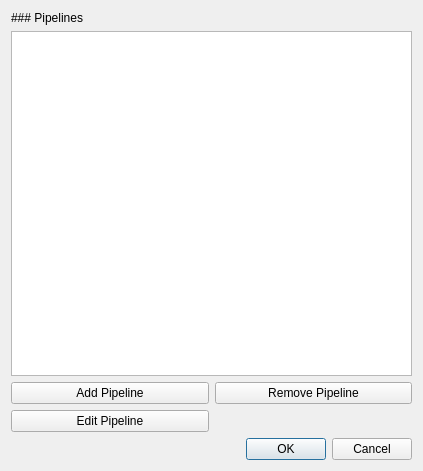
<?xml version="1.0" encoding="UTF-8"?>
<ui version="4.0">
 <class>PipelineListDialog</class>
 <widget class="QDialog" name="PipelineListDialog">
  <property name="geometry">
   <rect>
    <x>0</x>
    <y>0</y>
    <width>423</width>
    <height>471</height>
   </rect>
  </property>
  <property name="windowTitle">
   <string>Pipelines</string>
  </property>
  <layout class="QVBoxLayout" name="verticalLayout">
   <item>
    <widget class="QLabel" name="label">
     <property name="text">
      <string>### Pipelines</string>
     </property>
     <property name="textFormat">
      <enum>Qt::MarkdownText</enum>
     </property>
    </widget>
   </item>
   <item>
    <widget class="QListView" name="lst_pipelines">
     <property name="editTriggers">
      <set>QAbstractItemView::NoEditTriggers</set>
     </property>
     <property name="defaultDropAction">
      <enum>Qt::CopyAction</enum>
     </property>
     <property name="selectionBehavior">
      <enum>QAbstractItemView::SelectRows</enum>
     </property>
    </widget>
   </item>
   <item>
    <widget class="QFrame" name="frm_camera_list_buttons">
     <property name="sizePolicy">
      <sizepolicy hsizetype="Preferred" vsizetype="Maximum">
       <horstretch>0</horstretch>
       <verstretch>0</verstretch>
      </sizepolicy>
     </property>
     <property name="frameShape">
      <enum>QFrame::NoFrame</enum>
     </property>
     <property name="frameShadow">
      <enum>QFrame::Raised</enum>
     </property>
     <layout class="QGridLayout" name="gridLayout">
      <property name="leftMargin">
       <number>0</number>
      </property>
      <property name="topMargin">
       <number>0</number>
      </property>
      <property name="rightMargin">
       <number>0</number>
      </property>
      <property name="bottomMargin">
       <number>0</number>
      </property>
      <item row="0" column="2">
       <widget class="QPushButton" name="btn_remove">
        <property name="text">
         <string>Remove Pipeline</string>
        </property>
       </widget>
      </item>
      <item row="0" column="0">
       <widget class="QPushButton" name="btn_add">
        <property name="text">
         <string>Add Pipeline</string>
        </property>
       </widget>
      </item>
      <item row="1" column="0">
       <widget class="QPushButton" name="btn_edit">
        <property name="text">
         <string>Edit Pipeline</string>
        </property>
       </widget>
      </item>
     </layout>
    </widget>
   </item>
   <item>
    <widget class="QDialogButtonBox" name="buttonBox">
     <property name="orientation">
      <enum>Qt::Horizontal</enum>
     </property>
     <property name="standardButtons">
      <set>QDialogButtonBox::Cancel|QDialogButtonBox::Ok</set>
     </property>
    </widget>
   </item>
  </layout>
 </widget>
 <resources/>
 <connections>
  <connection>
   <sender>buttonBox</sender>
   <signal>accepted()</signal>
   <receiver>PipelineListDialog</receiver>
   <slot>accept()</slot>
   <hints>
    <hint type="sourcelabel">
     <x>248</x>
     <y>254</y>
    </hint>
    <hint type="destinationlabel">
     <x>157</x>
     <y>274</y>
    </hint>
   </hints>
  </connection>
  <connection>
   <sender>buttonBox</sender>
   <signal>rejected()</signal>
   <receiver>PipelineListDialog</receiver>
   <slot>reject()</slot>
   <hints>
    <hint type="sourcelabel">
     <x>316</x>
     <y>260</y>
    </hint>
    <hint type="destinationlabel">
     <x>286</x>
     <y>274</y>
    </hint>
   </hints>
  </connection>
 </connections>
</ui>
